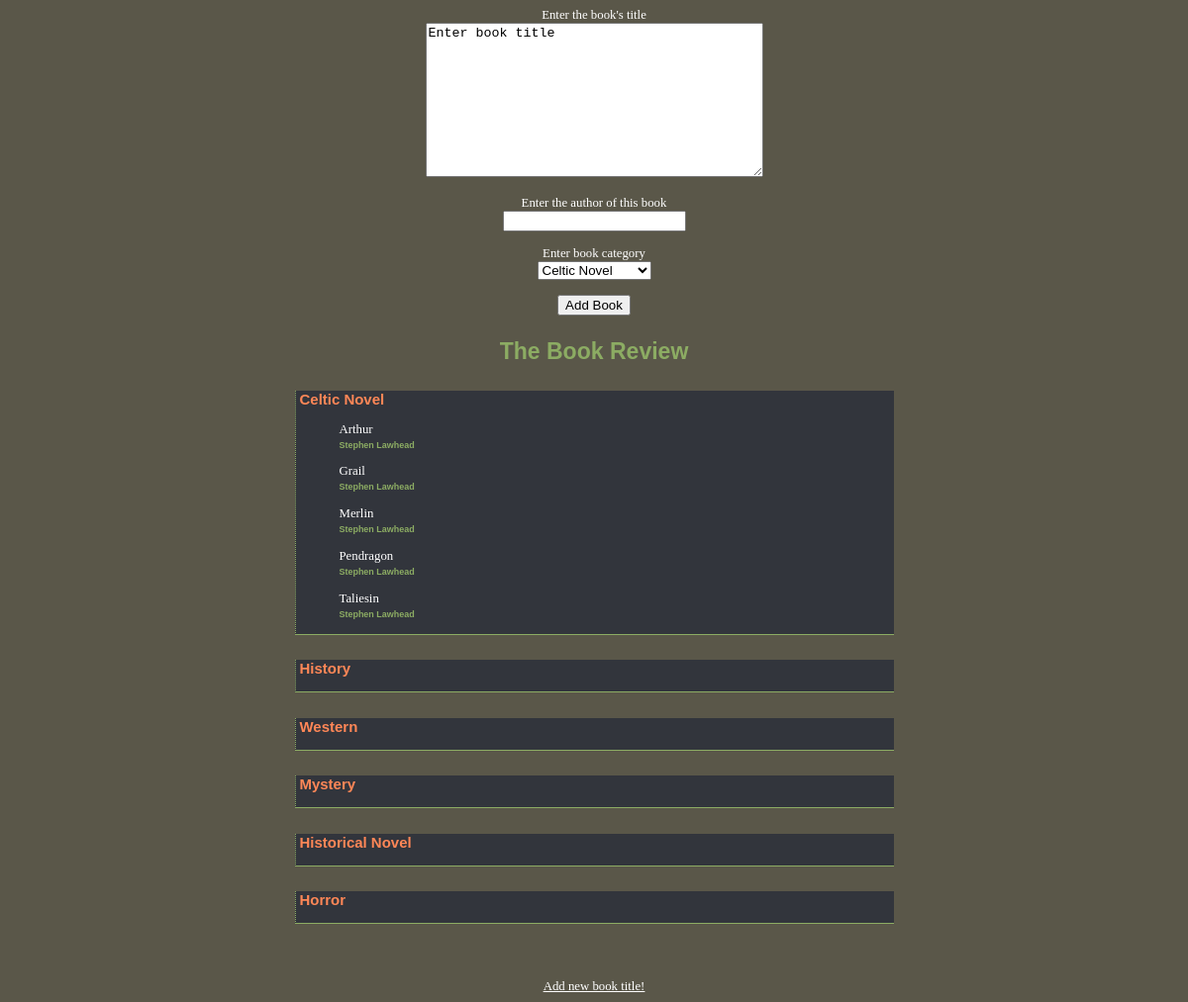
The page /index.php?clicked=1 on the database its author committed.
### tables this page shows
CREATE TABLE `categories` (
  `id` int(11) NOT NULL AUTO_INCREMENT,
  `name` varchar(255) NOT NULL,
  PRIMARY KEY (`id`)
);

CREATE TABLE `bookstuff` (
  `bookCode` int(11) NOT NULL AUTO_INCREMENT,
  `bookTitle` varchar(255) NOT NULL,
  `catId` int(11) NOT NULL,
  `authorId` int(11) NOT NULL,
  PRIMARY KEY (`bookCode`)
);

CREATE TABLE `authors` (
  `id` int(11) NOT NULL AUTO_INCREMENT,
  `authorName` varchar(255) NOT NULL DEFAULT '',
  PRIMARY KEY (`id`)
);

### sanitize.php (called while the page is built)
<?php
function sanitizeString($type, $field) {
  return filter_input($type, $field, FILTER_SANITIZE_STRING);
}

### index.php (the view, shortened to what this page needs)
<!DOCTYPE html>
<html lang="en">
<head>
    <link href="css/bookLister.css" rel="stylesheet">
</head>
<body>
<div class="wrapper">
    <?php
    require 'sanitize.php';
    function callQuery($pdo, $query, $error){
        try{
           return $categoryResult = $pdo->query($query);
        } catch (PDOException $ex) {
            $error .= $ex->getMessage();
            include 'error.html.php';
            throw $ex;
        }
    }
    require 'dbConnect.php';
    $addNewBookLinkClicked = sanitizeString(INPUT_GET, "clicked");
    if ($addNewBookLinkClicked == 1){
        ?>
        <form action="" method="post">
            <label for="newBookTitle" id="bookArea">Enter the book's title</label><br>
            <textarea name="newBookTitle" id="newBookTitle" cols="40" rows="10">Enter book title</textarea>
            <br><br>
            <label for="newAuthor" id="bookAuthor">Enter the author of this book</label><br>
            <input type="text" name="newAuthor" id="newAuthor">
            <br><br>
            <label for="bookCategory" id="genre">Enter book category</label><br>
            <select name="bookCategory" id="bookCategory">
                <?php
                $categoryResult = callQuery($pdo, 'SELECT * FROM categories ORDER BY name', 'Error fetching book categories');
                while ($row = $categoryResult->fetch()){
                    ?>
                <option value="<?= $row['id'] ?>"><?= $row['name'] ?></option><?php
                }
                ?>
            </select>
            <br><br>
            <input type="submit" name="addBook" value="Add Book">
        </form>
        <?php
    }
    echo"\t<h2 id=\"topHeading\">The Book Review</h2>\n";
    $query = 'SELECT * FROM categories';
    $errorMsg = 'Error fetching book categories';
    $categoryResult = callQuery($pdo, $query, $errorMsg);
    while ($bookType = $categoryResult->fetch()){
        $genreId = $bookType['id'];
        $genreName = $bookType['name'];
        ?>
        <div class="bookGenre">
            <h3><?= $genreName ?></h3>
            <?php
            $query = "SELECT bookTitle, authorName FROM bookstuff, authors
                      WHERE bookstuff.authorId = authors.id AND bookstuff.catId = $genreId
                      ORDER BY 1";
            $errorMsg = 'Error fetching book info: ';
            $booksResult = callQuery($pdo, $query, $errorMsg);
            ?>
            <blockquote>
            <?php
            while ($book = $booksResult->fetch()){
                ?>
                <p>
                    <?= $book['bookTitle'] ?><br>
                    <span class="author"><?= $book['authorName'] ?></span>
                </p>
                <?php
            }
            ?>
            </blockquote>
        </div>
    <?php
    }
    ?>
    <br><br><?php
    $thisPage = sanitizeString(INPUT_SERVER, "PHP_SELF");
    ?>
    <a href="<?php echo "$thisPage?clicked=1" ?>">Add new book title!</a>
</div>
</body>
</html>

### css/bookLister.css (style rules this page uses)
body { color: #ffffff; background-color: #5a5749; font-family: Verdana; font-size: 0.8em; text-align:center; }
h2 { color: navy; font-family: Trebuchet MS; margin-top: 1em; }
h2#topHeading { color: #8cac63; font-family: Tekton Pro, Arial; font-size: 1.8em; font-weight: 800; text-align: center; }
blockquote { padding: 0; }
.author { font-weight: 600; font-size: 0.7em; color: #8cac63; font-family: Arial; }
.bookGenre { background-color: #32353c; width: 600px; margin: 2em auto; padding-left: 4px; border-left: 1px dotted #8cac63; border-bottom: 1px solid #8cac63; text-align: left; }
div.bookGenre h3 { color: #ff8757; font-family: Arial; }
a { color: #fff; }

### rows shown on the page
categories: name "Celtic Novel"
bookstuff: bookTitle "Arthur", authorId.authorName "Stephen Lawhead"
bookstuff: bookTitle "Grail", authorId.authorName "Stephen Lawhead"
bookstuff: bookTitle "Merlin", authorId.authorName "Stephen Lawhead"
bookstuff: bookTitle "Pendragon", authorId.authorName "Stephen Lawhead"
bookstuff: bookTitle "Taliesin", authorId.authorName "Stephen Lawhead"
categories: name "History"
categories: name "Western"
categories: name "Mystery"
categories: name "Historical Novel"
categories: name "Horror"

### other values the page prints
form field bookCategory "Celtic Novel"
